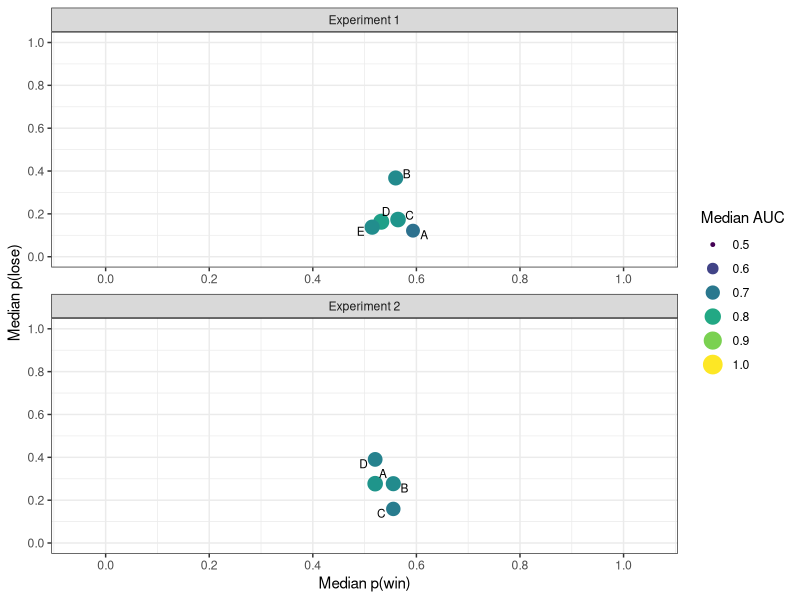
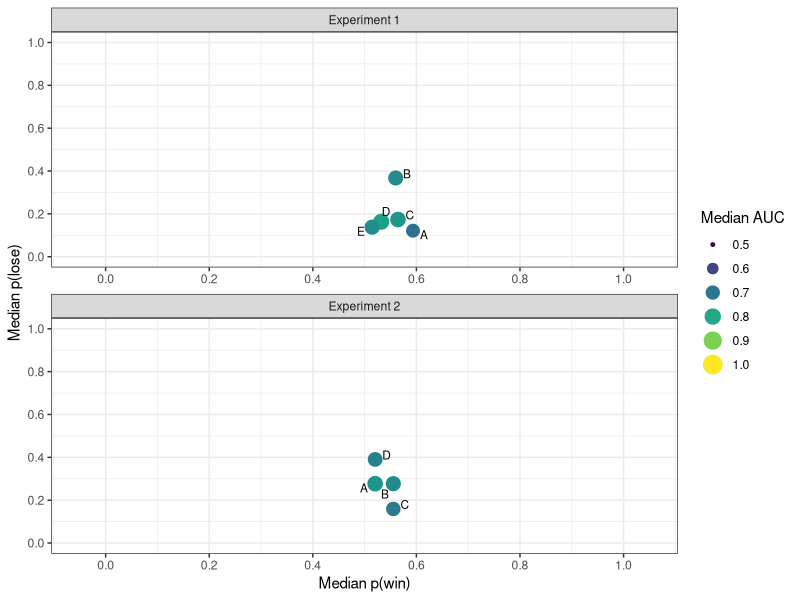

These charts were generated, in order, by the following R code:
## Script name: Bayesian plots for two tests
##
## Author: Leonardo Cañete Sifuentes
##
## Date Created: 2021/05/31
##
## Copyright (c) Leonardo Cañete Sifuentes, 2021

library(dplyr) 
library(tidyr)
library(ggrepel)
library(viridis)

# First experiment -------------------------------------------------------------------------

# Here you should read the results of the Bayesian signed-rank test, which should
# have the same format of the example data frame. Each row shows the probability
# of the classifier in column c1 wining (column pwin) and losing (column plose)
# against the classifier in column c2.

# At this moment, if you have a row with c1 = A and c2 = B, you also need to add
# a row with c2 = B and c1 = B.

classifiers <- LETTERS[1:5]   # We compare five classifiers A - E.
combs <- combn(classifiers,2)

pwin <- runif(ncol(combs), 0, 1)
plose <- runif(ncol(combs), 0, 1-pwin)
probs <- data.frame(c1 = c(combs[1,], combs[2,]), c2=c(combs[2,], combs[1,]), pwin=pwin, plose=plose)

# If your column names do not match, remember to rename them.
# names(probs) <- c("c1", "c2", "pwin", "plose")

# Here you may read the AUCs of the classifiers for each dataset. Each column
# corresponds to a classifier and each row to a dataset. The names of the columns
# should be the name of the classifiers and match the ones in the dataframe probs.
aucs <- data.frame(A=runif(20, 0.5, 1),
                   B=runif(20, 0.5, 1),
                   C=runif(20, 0.5, 1),
                   D=runif(20, 0.5, 1),
                   E=runif(20, 0.5, 1))

# Here we obtain the median AUC of each classifier. You may calculate a different 
# measure or read the measures from a file, as long as the dataframe format matches
# the example. 

median_auc <- apply(aucs, 2, median) %>%
  bind_rows() %>%
  pivot_longer(everything(), names_to = "classifier", values_to = "AUC")

# Even if you use a different measure, keep the same colnames. The labels of the
# plot will not be affected.
# names(median_auc) <- c("classifier", "AUC")


# This dataframe has all the data needed for plotting the first experiment,
# so give it a unique name.
aucs1 <- probs %>% 
  group_by(c1) %>% 
  summarise(pwin=median(pwin), plose = median(plose)) %>%
  rename(classifier = c1) %>%
  left_join(median_auc, by="classifier")

# Second experiment -------------------------------------------------------------------------

# Since the code is the same as in the first experiment, we omit most comments.

# You do not need to have the same classifiers in different experiments.
# In this example, we only generate results for four classifiers.

classifiers <- LETTERS[1:4]   # We compare only four classifiers A - D.
combs <- combn(classifiers,2)

pwin <- runif(ncol(combs), 0, 1)
plose <- runif(ncol(combs), 0, 1-pwin)

probs <- data.frame(c1 = c(combs[1,], combs[2,]), c2=c(combs[2,], combs[1,]), pwin=pwin, plose=plose)

aucs <- data.frame(A=runif(20, 0.5, 1),
                   B=runif(20, 0.5, 1),
                   C=runif(20, 0.5, 1),
                   D=runif(20, 0.5, 1))

median_auc <- apply(aucs, 2, median) %>%
  bind_rows() %>%
  pivot_longer(everything(), names_to = "classifier", values_to = "AUC")

# Remember to give a unique name to this dataframe.
aucs2 <- probs %>% 
  group_by(c1) %>% 
  summarise(pwin=median(pwin), plose = median(plose)) %>%
  rename(classifier = c1) %>%
  left_join(median_auc, by="classifier")

# Join experiment data -------------------------------------------------------------------------

# Here we use the resulting dataframes for each experiment.
dat <- bind_rows("Experiment 1" = aucs1, "Experiment 2" = aucs2, .id = "type")

# You can plot a single experiment.
# dat <- bind_rows("Experiment 1" = aucs1, .id = "type")

# You can add more than two experiments 
#dat <- bind_rows("Experiment 1" = aucs1, "Experiment 2" = aucs2, 
# "Experiment 3" = aucs3,"Experiment 4" = aucs4, .id = "type")

# Plots -------------------------------------------------------------------------
# The x axis limits [-0.05, 1.05] give more space for long classifier names.

# To use a measure different from AUC, you may wish to change the scale limits,
# this should be changed both in scale_color_viridis and scale_size with the
# same values. You should also change the labels color and size in labs, both 
# must have the same values.


ggplot(dat, aes(x=pwin, y = plose, color = AUC, size = AUC)) +
  geom_point()+
  scale_x_continuous(limits = c(-0.05, 1.05), breaks = seq(0, 1, by = 0.2)) + 
  scale_y_continuous(limits = c(0, 1), breaks = seq(0, 1, by = 0.2)) + 
  scale_color_viridis(limits = c(0.5, 1)) +
  scale_size(limits=c(0.5, 1)) +
  facet_wrap(~type, dir="v", scales='free_x') + 
  geom_text_repel(mapping=aes(x=pwin,y=plose,label=classifier),
                  size = 3, color="black") +
  guides(color=guide_legend(), size = guide_legend()) +
  labs(x = "Median p(win)", y = "Median p(lose)", color="Median AUC", size = "Median AUC") +
  theme_bw()

# ggrepel may give warnings about too many overlaps and some points may be shown
# as unlabeled in the RStudio plot pane. However, when saving the image, the 
# labels will be shown if there is enough space. If there is not enough space,
# consider modifying width and height, or modifying the parementer of geom_text_repel.
ggsave("pwinlose.eps", width=11, height=11)
